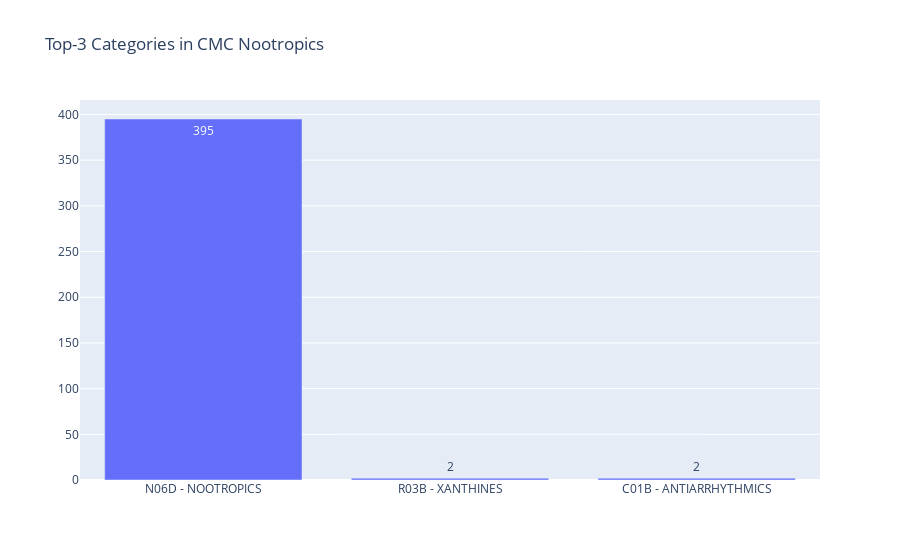

Here is the notebook cell this chart was saved with:
### Markdown cell above
### CMC Nootropics

### Code cell
filtered_market_bar(df_markets_clean,'CMC_Nootropics', 'Top-3 Categories in CMC Nootropics', 3)

### Figure 1 — Plotly figure (JSON) as saved in the notebook; plotly's stock layout.template omitted (floating-point values rounded to 4 significant figures)
{"data": [{"text": [395, 2, 2], "textposition": "auto", "type": "bar", "x": ["N06D - NOOTROPICS", "R03B - XANTHINES", "C01B - ANTIARRHYTHMICS"], "y": [395, 2, 2]}], "layout": {"title": {"text": "Top-3 Categories in CMC Nootropics"}}}
